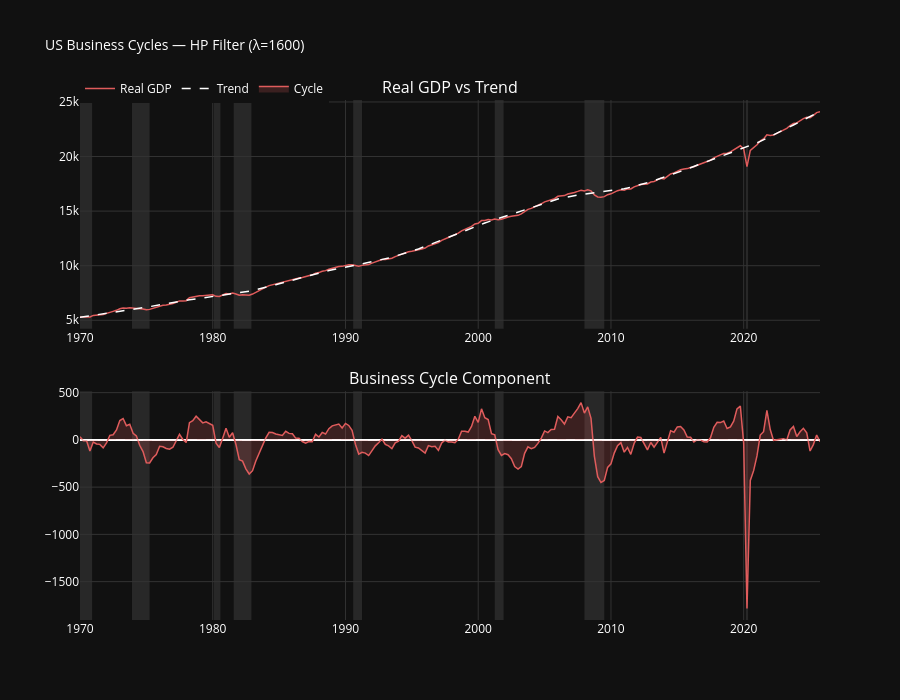

Notebook source saved alongside this figure:
### Code cell
import plotly.graph_objects as go
from plotly.subplots import make_subplots

recessions = df["recession"].dropna()
rec = recessions.copy()
starts = rec[(rec == 1) & (rec.shift(1) == 0)].index.tolist()
ends = rec[(rec == 0) & (rec.shift(1) == 1)].index.tolist()
if rec.iloc[0] == 1:
    starts = [rec.index[0]] + starts
pairs = list(zip(starts, ends[:len(starts)]))

fig = make_subplots(
    rows=2, cols=1,
    subplot_titles=("Real GDP vs Trend", "Business Cycle Component"),
    vertical_spacing=0.12
)

# GDP real vs tendência
fig.add_trace(
    go.Scatter(x=gdp_decomp.index, y=gdp_decomp["gdp_real"],
               mode="lines", name="Real GDP",
               line=dict(color="#e05c5c", width=1.5)),
    row=1, col=1
)
fig.add_trace(
    go.Scatter(x=gdp_decomp.index, y=gdp_decomp["trend"],
               mode="lines", name="Trend",
               line=dict(color="white", width=1.5, dash="dash")),
    row=1, col=1
)

# ciclo
fig.add_trace(
    go.Scatter(x=gdp_decomp.index, y=gdp_decomp["cycle"],
               mode="lines", name="Cycle",
               line=dict(color="#e05c5c", width=1.5),
               fill="tozeroy", fillcolor="rgba(224, 92, 92, 0.2)"),
    row=2, col=1
)

# linha zero no ciclo
fig.add_hline(y=0, line_dash="dash", line_color="white", opacity=0.5, row=2, col=1)

# recessões
for start, end in pairs:
    for row in range(1, 3):
        fig.add_vrect(
            x0=start, x1=end,
            fillcolor="gray", opacity=0.2,
            layer="below", line_width=0,
            row=row, col=1
        )

fig.update_layout(
    height=700,
    title_text="US Business Cycles — HP Filter (λ=1600)",
    title_font_size=14,
    paper_bgcolor="#111111",
    plot_bgcolor="#111111",
    font=dict(color="white"),
    legend=dict(orientation="h", y=1.05),
)

fig.update_xaxes(gridcolor="#333333")
fig.update_yaxes(gridcolor="#333333")

fig.show()
fig.write_html("../outputs/figures/02_business_cycles.html")

### Figure 1 — Plotly figure (JSON) as saved in the notebook; plotly's stock layout.template omitted (floating-point values rounded to 4 significant figures; data arrays with more than 128 entries replaced by an {"elided": "..."} marker saying what was removed)
{"data": [{"line": {"color": "#e05c5c", "width": 1.5}, "mode": "lines", "name": "Real GDP", "type": "scatter", "x": {"elided": "224 str values"}, "xaxis": "x", "y": {"elided": "224 float values"}, "yaxis": "y"}, {"line": {"color": "white", "dash": "dash", "width": 1.5}, "mode": "lines", "name": "Trend", "type": "scatter", "x": {"elided": "224 str values"}, "xaxis": "x", "y": {"elided": "224 float values"}, "yaxis": "y"}, {"fill": "tozeroy", "fillcolor": "rgba(224, 92, 92, 0.2)", "line": {"color": "#e05c5c", "width": 1.5}, "mode": "lines", "name": "Cycle", "type": "scatter", "x": {"elided": "224 str values"}, "xaxis": "x2", "y": {"elided": "224 float values"}, "yaxis": "y2"}], "layout": {"annotations": [{"font": {"size": 16}, "showarrow": false, "text": "Real GDP vs Trend", "x": 0.5, "xanchor": "center", "xref": "paper", "y": 1, "yanchor": "bottom", "yref": "paper"}, {"font": {"size": 16}, "showarrow": false, "text": "Business Cycle Component", "x": 0.5, "xanchor": "center", "xref": "paper", "y": 0.44, "yanchor": "bottom", "yref": "paper"}], "font": {"color": "white"}, "height": 700, "legend": {"orientation": "h", "y": 1.05}, "paper_bgcolor": "#111111", "plot_bgcolor": "#111111", "shapes": [{"line": {"color": "white", "dash": "dash"}, "opacity": 0.5, "type": "line", "x0": 0, "x1": 1, "xref": "x2 domain", "y0": 0, "y1": 0, "yref": "y2"}, {"fillcolor": "gray", "layer": "below", "line": {"width": 0}, "opacity": 0.2, "type": "rect", "x0": "1970-01-01T00:00:00", "x1": "1970-12-01T00:00:00", "xref": "x", "y0": 0, "y1": 1, "yref": "y domain"}, {"fillcolor": "gray", "layer": "below", "line": {"width": 0}, "opacity": 0.2, "type": "rect", "x0": "1970-01-01T00:00:00", "x1": "1970-12-01T00:00:00", "xref": "x2", "y0": 0, "y1": 1, "yref": "y2 domain"}, {"fillcolor": "gray", "layer": "below", "line": {"width": 0}, "opacity": 0.2, "type": "rect", "x0": "1973-12-01T00:00:00", "x1": "1975-04-01T00:00:00", "xref": "x", "y0": 0, "y1": 1, "yref": "y domain"}, {"fillcolor": "gray", "layer": "below", "line": {"width": 0}, "opacity": 0.2, "type": "rect", "x0": "1973-12-01T00:00:00", "x1": "1975-04-01T00:00:00", "xref": "x2", "y0": 0, "y1": 1, "yref": "y2 domain"}, {"fillcolor": "gray", "layer": "below", "line": {"width": 0}, "opacity": 0.2, "type": "rect", "x0": "1980-02-01T00:00:00", "x1": "1980-08-01T00:00:00", "xref": "x", "y0": 0, "y1": 1, "yref": "y domain"}, {"fillcolor": "gray", "layer": "below", "line": {"width": 0}, "opacity": 0.2, "type": "rect", "x0": "1980-02-01T00:00:00", "x1": "1980-08-01T00:00:00", "xref": "x2", "y0": 0, "y1": 1, "yref": "y2 domain"}, {"fillcolor": "gray", "layer": "below", "line": {"width": 0}, "opacity": 0.2, "type": "rect", "x0": "1981-08-01T00:00:00", "x1": "1982-12-01T00:00:00", "xref": "x", "y0": 0, "y1": 1, "yref": "y domain"}, {"fillcolor": "gray", "layer": "below", "line": {"width": 0}, "opacity": 0.2, "type": "rect", "x0": "1981-08-01T00:00:00", "x1": "1982-12-01T00:00:00", "xref": "x2", "y0": 0, "y1": 1, "yref": "y2 domain"}, {"fillcolor": "gray", "layer": "below", "line": {"width": 0}, "opacity": 0.2, "type": "rect", "x0": "1990-08-01T00:00:00", "x1": "1991-04-01T00:00:00", "xref": "x", "y0": 0, "y1": 1, "yref": "y domain"}, {"fillcolor": "gray", "layer": "below", "line": {"width": 0}, "opacity": 0.2, "type": "rect", "x0": "1990-08-01T00:00:00", "x1": "1991-04-01T00:00:00", "xref": "x2", "y0": 0, "y1": 1, "yref": "y2 domain"}, {"fillcolor": "gray", "layer": "below", "line": {"width": 0}, "opacity": 0.2, "type": "rect", "x0": "2001-04-01T00:00:00", "x1": "2001-12-01T00:00:00", "xref": "x", "y0": 0, "y1": 1, "yref": "y domain"}, {"fillcolor": "gray", "layer": "below", "line": {"width": 0}, "opacity": 0.2, "type": "rect", "x0": "2001-04-01T00:00:00", "x1": "2001-12-01T00:00:00", "xref": "x2", "y0": 0, "y1": 1, "yref": "y2 domain"}, {"fillcolor": "gray", "layer": "below", "line": {"width": 0}, "opacity": 0.2, "type": "rect", "x0": "2008-01-01T00:00:00", "x1": "2009-07-01T00:00:00", "xref": "x", "y0": 0, "y1": 1, "yref": "y domain"}, {"fillcolor": "gray", "layer": "below", "line": {"width": 0}, "opacity": 0.2, "type": "rect", "x0": "2008-01-01T00:00:00", "x1": "2009-07-01T00:00:00", "xref": "x2", "y0": 0, "y1": 1, "yref": "y2 domain"}, {"fillcolor": "gray", "layer": "below", "line": {"width": 0}, "opacity": 0.2, "type": "rect", "x0": "2020-03-01T00:00:00", "x1": "2020-05-01T00:00:00", "xref": "x", "y0": 0, "y1": 1, "yref": "y domain"}, {"fillcolor": "gray", "layer": "below", "line": {"width": 0}, "opacity": 0.2, "type": "rect", "x0": "2020-03-01T00:00:00", "x1": "2020-05-01T00:00:00", "xref": "x2", "y0": 0, "y1": 1, "yref": "y2 domain"}], "title": {"font": {"size": 14}, "text": "US Business Cycles — HP Filter (λ=1600)"}, "xaxis": {"anchor": "y", "domain": [0, 1], "gridcolor": "#333333"}, "xaxis2": {"anchor": "y2", "domain": [0, 1], "gridcolor": "#333333"}, "yaxis": {"anchor": "x", "domain": [0.56, 1], "gridcolor": "#333333"}, "yaxis2": {"anchor": "x2", "domain": [0, 0.44], "gridcolor": "#333333"}}}
